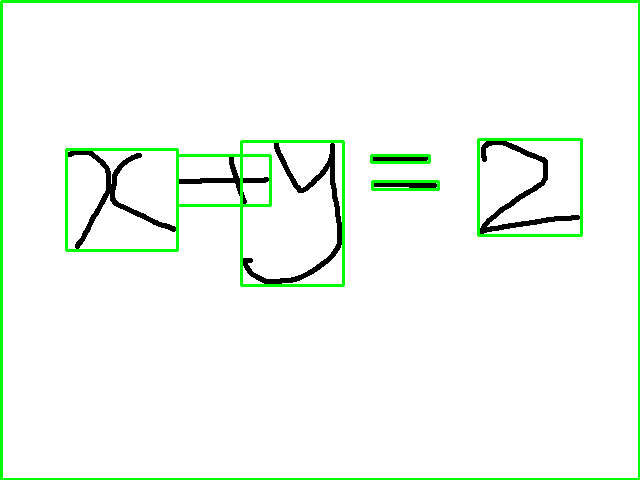

Recreate this plot in Python.
from PIL import Image
import numpy as np
import cv2
import scipy.misc

# clipt image into box using OpenCV
im = cv2.imread("./test_1.png")
imgrey = cv2.cvtColor(im, cv2.COLOR_BGR2GRAY)

# Threshold the image
ret, im_th = cv2.threshold(imgrey, 127, 255, 0)
thresh = im_th
# Find contours in the image
contours, h = cv2.findContours(thresh, cv2.RETR_TREE, cv2.CHAIN_APPROX_SIMPLE)

# Get rectangles contains each contour
rects =[]
for contour in contours:
    rect = cv2.boundingRect(contour)
    print rect
    print type(rect)
    rects.append(rect)
# rects = [cv2.boundingRect(contour) for contour in contours]

for rect in rects:
    # Draw the rectangles
    cv2.rectangle(im, (rect[0],rect[1]), (rect[0]+rect[2], rect[0]+rect[3]), (0,255,0), 3)
    # Make the rectangular region around the digit
    leng = int(rect[3] * 1.6)
    pt1 = int(rect[1] + rect[3] // 2 - leng // 2)
    pt2 = int(rect[0] + rect[2] // 2 - leng // 2)
    roi = im_th[pt1:pt1+leng, pt2:pt2+leng]
    # Resize the image
    roi = cv2.resize(roi, (28, 28), interpolation=cv2.INTER_AREA)
    roi = cv2.dilate(roi, (3, 3))
    # Calculate the HOG features
    roi_hog_fd = hog(roi, orientations=9, pixels_per_cell=(14, 14), cells_per_block=(1, 1), visualise=False)
    nbr = clf.predict(np.array([roi_hog_fd], 'float64'))
    cv2.putText(im, str(int(nbr[0])), (rect[0], rect[1]),cv2.FONT_HERSHEY_DUPLEX, 2, (0, 255, 255), 3)

cv2.imshow(im)
# result = Image.fromarray(im)
# result.save("test.png")
